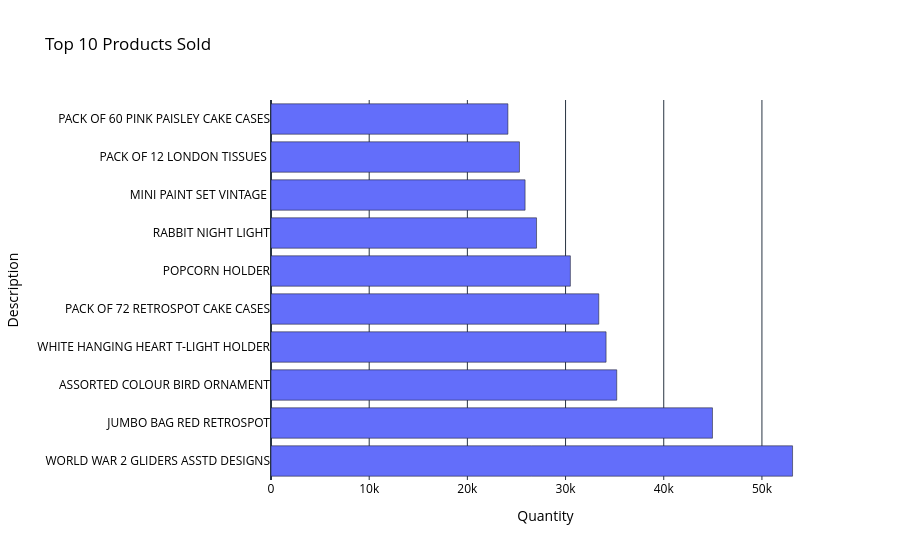

Here is the notebook cell this chart was saved with:
### Markdown cell above
Top 10 Products

### Code cell
top_products = (
    df.groupby("Description")["Quantity"]
    .sum()
    .sort_values(ascending=False)
    .head(10)
    .reset_index()
)

fig = px.bar(
    top_products,
    x="Quantity",
    y="Description",
    orientation="h",
    title="Top 10 Products Sold"
)
fig.update_layout(
    plot_bgcolor="white",
    paper_bgcolor="white",
    font=dict(size=12, color="black"),
)

fig.show()

### Figure 1 — Plotly figure (JSON) as saved in the notebook; plotly's stock layout.template omitted (floating-point values rounded to 4 significant figures)
{"data": [{"hovertemplate": "Quantity=%{x}<br>Description=%{y}<extra></extra>", "legendgroup": "", "marker": {"color": "#636efa", "pattern": {"shape": ""}}, "name": "", "orientation": "h", "showlegend": false, "textposition": "auto", "x": [53119, 44963, 35215, 34128, 33386, 30492, 27045, 25880, 25305, 24129], "xaxis": "x", "y": ["WORLD WAR 2 GLIDERS ASSTD DESIGNS", "JUMBO BAG RED RETROSPOT", "ASSORTED COLOUR BIRD ORNAMENT", "WHITE HANGING HEART T-LIGHT HOLDER", "PACK OF 72 RETROSPOT CAKE CASES", "POPCORN HOLDER", "RABBIT NIGHT LIGHT", "MINI PAINT SET VINTAGE ", "PACK OF 12 LONDON TISSUES ", "PACK OF 60 PINK PAISLEY CAKE CASES"], "yaxis": "y", "type": "bar"}], "layout": {"xaxis": {"anchor": "y", "domain": [0.0, 1.0], "title": {"text": "Quantity"}}, "yaxis": {"anchor": "x", "domain": [0.0, 1.0], "title": {"text": "Description"}}, "legend": {"tracegroupgap": 0}, "title": {"text": "Top 10 Products Sold"}, "barmode": "relative", "font": {"size": 12, "color": "black"}, "plot_bgcolor": "white", "paper_bgcolor": "white"}}
